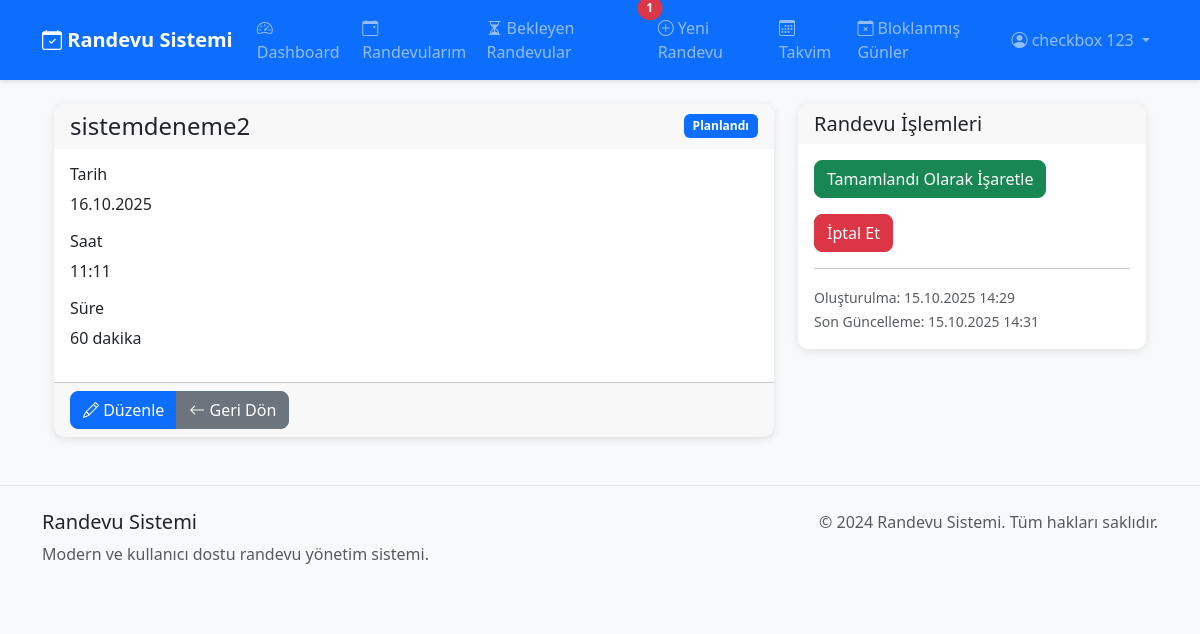
The app's page /appointments/8 (signed in) with its own data.
### models.py (models this page shows, shortened)
class User(UserMixin, db.Model):
    __tablename__ = 'user'
    id = db.Column(db.Integer, primary_key=True)
    username = db.Column(db.String(80), unique=True, nullable=False)
    email = db.Column(db.String(120), unique=True, nullable=False)
    password_hash = db.Column(db.String(128), nullable=False)
    first_name = db.Column(db.String(50), nullable=False)
    last_name = db.Column(db.String(50), nullable=False)
    phone = db.Column(db.String(20))
    role = db.Column(db.String(20), default='customer')
    is_active = db.Column(db.Boolean, default=True)
    company_name = db.Column(db.String(100))
    logo_path = db.Column(db.String(200))
    sms_quota = db.Column(db.Integer, default=100)
    is_superadmin = db.Column(db.Boolean, default=False)  # Sistemin ana yöneticisi
    unique_link = db.Column(db.String(50), unique=True)
    created_at = db.Column(db.DateTime, default=datetime.utcnow)
    updated_at = db.Column(db.DateTime, default=datetime.utcnow, onupdate=datetime.utcnow)
    kvkk_accepted_at = db.Column(db.DateTime, nullable=True)  # KVKK onay tarihi
    session_token = db.Column(db.String(64), nullable=True)  # Tek oturum için
    appointments = db.relationship('Appointment', backref='user', lazy=True, cascade='all, delete-orphan')
    blocked_days = db.relationship('BlockedDay', backref='user', lazy=True, cascade='all, delete-orphan')
    clients = db.relationship('Client', backref='user', lazy=True, cascade='all, delete-orphan')
    sms_logs = db.relationship('SmsLog', backref='user', lazy=True, cascade='all, delete-orphan')
    def get_full_name(self):
        return f"{self.first_name} {self.last_name}"

class Appointment(db.Model):
    __tablename__ = 'appointment'
    id = db.Column(db.Integer, primary_key=True)
    user_id = db.Column(db.Integer, db.ForeignKey('user.id'), nullable=False)
    client_id = db.Column(db.Integer, db.ForeignKey('client.id'), nullable=True)
    title = db.Column(db.String(100), nullable=False)
    description = db.Column(db.Text)
    appointment_date = db.Column(db.Date, nullable=False)
    appointment_time = db.Column(db.Time, nullable=False)
    duration = db.Column(db.Integer, default=60)
    status = db.Column(db.String(20), default='pending')
    location = db.Column(db.String(200))
    notes = db.Column(db.Text)
    created_at = db.Column(db.DateTime, default=datetime.utcnow)
    updated_at = db.Column(db.DateTime, default=datetime.utcnow, onupdate=datetime.utcnow)
    def get_status_badge_class(self):
        status_classes = {
            'scheduled': 'bg-primary',
            'completed': 'bg-success',
            'cancelled': 'bg-danger'
        }
        return status_classes.get(self.status, 'bg-secondary')
    def get_status_text(self):
        status_texts = {
            'scheduled': 'Planlandı',
            'completed': 'Tamamlandı',
            'cancelled': 'İptal Edildi'
        }
        return status_texts.get(self.status, 'Bilinmiyor')

### routes/appointments.py (the view)
@appointments_bp.route('/<int:appointment_id>')
@login_required
def view(appointment_id):
    appointment = Appointment.query.filter_by(
        id=appointment_id,
        user_id=current_user.id
    ).first_or_404()
    return render_template('appointments/view.html', appointment=appointment)

### app.py (called while the page is built)
@login_manager.user_loader
def load_user(user_id):
    return User.query.get(int(user_id))

@app.before_request
def check_single_session():
    if current_user.is_authenticated:
        from models import User
        user_db = User.query.get(current_user.id)
        token_in_db = user_db.session_token if user_db else None
        token_in_session = session.get('session_token')
        if token_in_db:
            session['session_token'] = token_in_db
        if token_in_session and token_in_db and token_in_session != token_in_db:
            logout_user()
            session.pop('session_token', None)
            flash('Başka bir oturum açıldığı için çıkış yapıldı.', 'warning')
            return redirect(url_for('auth.login'))

### templates/appointments/view.html (shortened to what this page needs)
{% extends "base.html" %} {% block title %}Randevu Detayı{% endblock %} {% block content %}
<div class="container mt-4">
    <div class="row">
        <div class="col-md-8">
            <div class="card">
                <div class="card-header d-flex justify-content-between align-items-center">
                    <h4 class="mb-0">{{ appointment.title }}</h4>
                    <span class="badge {{ appointment.get_status_badge_class() }}">
                        {{ appointment.get_status_text() }}
                    </span>
                </div>
                <div class="card-body">
                    <div class="row">
                        <div class="col-md-6">
                            <h6> Tarih</h6>
                            <p>{{ appointment.appointment_date.strftime('%d.%m.%Y') }}</p>
                            <h6> Saat</h6>
                            <p>{{ appointment.appointment_time.strftime('%H:%M') }}</p>
                            <h6> Süre</h6>
                            <p>{{ appointment.duration }} dakika</p>
                        </div>
                        <div class="col-md-6">
                        </div>
                    </div>
                </div>
                <div class="card-footer">
                    <div class="btn-group" role="group">
                        <a href="{{ url_for('appointments.edit', appointment_id=appointment.id) }}" class="btn btn-primary">
                            <i class="bi bi-pencil"></i> Düzenle
                        </a>
                        <a href="{{ url_for('dashboard.appointments') }}" class="btn btn-secondary">
                            <i class="bi bi-arrow-left"></i> Geri Dön
                        </a>
                    </div>
                </div>
            </div>
        </div>
        <div class="col-md-4">
            <div class="card">
                <div class="card-header">
                    <h5 class="mb-0">Randevu İşlemleri</h5>
                </div>
                <div class="card-body">
                    {% if appointment.status == 'scheduled' %}
                    <form method="POST" action="{{ url_for('appointments.update_status', appointment_id=appointment.id) }}" class="mb-3">
                        <button type="submit" class="btn btn-success btn-block">
                             Tamamlandı Olarak İşaretle
                        </button>
                    </form>
                    <form method="POST" action="{{ url_for('appointments.update_status', appointment_id=appointment.id) }}" class="mb-3">
                        <button type="submit" class="btn btn-danger btn-block" onclick="return confirm('Bu randevuyu iptal etmek istediğinizden emin misiniz?')">
                             İptal Et
                        </button>
                    </form>
                    {% endif %}
                    <hr>
                    <small class="text-muted">
                         Oluşturulma: {{ appointment.created_at.strftime('%d.%m.%Y %H:%M') }}<br>
                         Son Güncelleme: {{ appointment.updated_at.strftime('%d.%m.%Y %H:%M') }}
                    </small>
                </div>
            </div>
        </div>
    </div>
</div>
{% endblock %}

### templates/base.html (shortened to what this page needs)
<!DOCTYPE html>
<html lang="tr">
<head>
    <link href="https://cdn.jsdelivr.net/npm/bootstrap@5.3.0/dist/css/bootstrap.min.css" rel="stylesheet">
    <link rel="stylesheet" href="https://cdn.jsdelivr.net/npm/bootstrap-icons@1.10.0/font/bootstrap-icons.css">
    <link rel="stylesheet" href="{{ url_for('static', filename='css/style.css') }}"> {% block extra_head %}{% endblock %}
</head>
<body>
    <nav class="navbar navbar-expand-lg navbar-dark bg-primary">
        <div class="container">
            <a class="navbar-brand" href="{{ url_for('index') }}">
                <i class="bi bi-calendar-check"></i> Randevu Sistemi
            </a>
            <div class="collapse navbar-collapse" id="navbarNav">
                <ul class="navbar-nav me-auto">
                    {% if current_user.is_authenticated %}
                    <li class="nav-item">
                        <a class="nav-link" href="{{ url_for('dashboard.dashboard') }}">
                            <i class="bi bi-speedometer2"></i> Dashboard
                        </a>
                    </li>
                    <li class="nav-item">
                        <a class="nav-link position-relative" href="{{ url_for('dashboard.appointments') }}">
                            <i class="bi bi-calendar-event"></i> Randevularım
                        </a>
                    </li>
                    <li class="nav-item">
                        <a class="nav-link position-relative" href="{{ url_for('appointments.pending_appointments') }}">
                            <i class="bi bi-hourglass-split"></i> Bekleyen Randevular {% set pending_count = current_user.appointments|selectattr('status', 'equalto', 'pending')|list|length %} {% if pending_count > 0 %}
                            <span class="position-absolute top-0 start-100 translate-middle badge rounded-pill bg-danger">
                                {{ pending_count }}
                            </span>
                            {% endif %}
                        </a>
                    </li>
                    <li class="nav-item">
                        <a class="nav-link" href="{{ url_for('appointments.create') }}">
                            <i class="bi bi-plus-circle"></i> Yeni Randevu
                        </a>
                    </li>
                    <li class="nav-item">
                        <a class="nav-link" href="{{ url_for('dashboard.calendar') }}">
                            <i class="bi bi-calendar3"></i> Takvim
                        </a>
                    </li>
                    <li class="nav-item">
                        <a class="nav-link" href="{{ url_for('dashboard.blocked_days') }}">
                            <i class="bi bi-calendar-x"></i> Bloklanmış Günler
                        </a>
                    </li>
                     {% endif %}
                </ul>
                <ul class="navbar-nav">
                    {% if current_user.is_authenticated %}
                    <li class="nav-item dropdown">
                        <a class="nav-link dropdown-toggle" href="#" id="navbarDropdown" role="button" data-bs-toggle="dropdown">
                            <i class="bi bi-person-circle"></i> {{ current_user.get_full_name() }}
                        </a>
                    </li>
                    {% endif %}
                </ul>
            </div>
        </div>
    </nav>
    <main class="container mt-4">
        {% block content %}{% endblock %}
    </main>
    <footer class="bg-light mt-5 py-4">
        <div class="container">
            <div class="row">
                <div class="col-md-6">
                    <h5>Randevu Sistemi</h5>
                    <p class="text-muted">Modern ve kullanıcı dostu randevu yönetim sistemi.</p>
                </div>
                <div class="col-md-6 text-md-end">
                    <p class="text-muted">&copy; 2024 Randevu Sistemi. Tüm hakları saklıdır.</p>
                </div>
            </div>
        </div>
    </footer>
</body>
</html>

### static/css/style.css (style rules this page uses)
:root { --primary-color: #0d6efd; --secondary-color: #6c757d; --success-color: #198754; --danger-color: #dc3545; --warning-color: #ffc107; --info-color: #0dcaf0; --light-color: #f8f9fa; --dark-color: #212529; }
body { font-family: 'Segoe UI', Tahoma, Geneva, Verdana, sans-serif; background-color: #f8f9fa; }
.card { border: none; border-radius: 10px; box-shadow: 0 2px 10px rgba(0, 0, 0, 0.1); transition: transform 0.2s ease-in-out, box-shadow 0.2s ease-in-out; }
.card-header { border-radius: 10px 10px 0 0 !important; border-bottom: none; }
.btn { border-radius: 8px; font-weight: 500; transition: all 0.2s ease-in-out; }
.badge { font-size: 0.75em; padding: 0.5em 0.75em; border-radius: 6px; }
.navbar { box-shadow: 0 2px 4px rgba(0, 0, 0, 0.1); }
.navbar-brand { font-weight: 600; font-size: 1.25rem; }
footer { margin-top: auto; border-top: 1px solid #dee2e6; }

### records on screen
User: get_full_name "checkbox 123"
Appointment: title "sistemdeneme2", get_status_text "Planlandı", appointment_date "16.10.2025", appointment_time "11:11", duration "60", created_at "15.10.2025 14:29", updated_at "15.10.2025 14:31"

### other values on screen
{{ pending_count }} "1"
